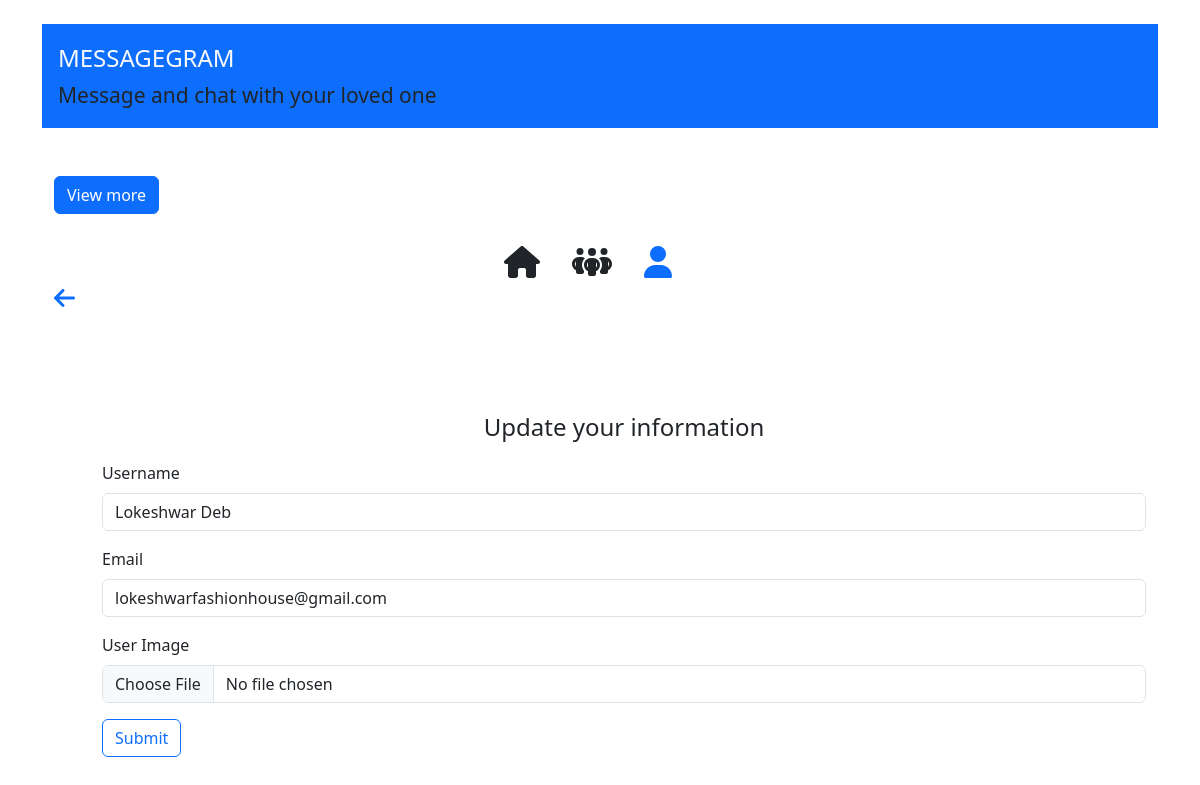
Page /my_profile (signed in) on the committed database.
### tables this page shows
CREATE TABLE `users` (
  `id` int(11) NOT NULL,
  `username` varchar(255) NOT NULL,
  `user_email` varchar(255) NOT NULL,
  `password` varchar(255) NOT NULL,
  `img_name` varchar(255) NOT NULL,
  `datetime` datetime NOT NULL DEFAULT current_timestamp()
);

### controllers/my_profile.php (called while the page is built)
<?php
require __DIR__ . '/../views/pages/views.myprofile.php';
?>

### config/conn.php (called while the page is built, shortened)
<?php
class connect {
    protected function connection(){
        $this->hostname = 'localhost';
        $this->db_username = 'root';
        $this->db_password = '';
        $this->dbname = 'messagegram';
        $conn = new mysqli($this->hostname, $this->db_username, $this->db_password, $this->dbname);
        return $conn;
    }
}
?>

### models/model_connect.php (called while the page is built, shortened)
<?php
class sql_get extends connect{
    function show_where($table_name, $grab_point, $grab_point_value){
        $show_where_sql = "SELECT * FROM `$table_name` WHERE `$grab_point` = '$grab_point_value';";
        $result = $this->connection()->query($show_where_sql);
        return $result;
    }
}
?>

### views/pages/views.myprofile.php (the view, shortened to what this page needs)
<?php
require "inc/_header.php";
require __DIR__ . "/../../config/conn.php";
require __DIR__ . "/../../models/model_connect.php";
?>
<div class="container mt-4">
 <?php
require "inc/_title_bar.php";
?>
    <?php
require "inc/_view_more.php";
?>
    <div class="container mt-4">
<?php
require "inc/navbar.php";
?>
<a href="/"><i class="fs-4 fa-solid fa-arrow-left mb-5"></i></a>
<?php
$sql = new sql_get;
 $username = $_SESSION['username'];
$result_show = $sql->show_where("users", "username", "$username");
if($result_show->num_rows > 0){
    while($row = $result_show->fetch_assoc()){
        $show_username = $row['username'];
        $show_user_email = $row['user_email'];
    }
}else{
    $show_username = '';
    $show_user_email = '';
    echo error_msg("No user information hasbeen found !");
}
?>
<div class="container m-4 p-4">
    <form action="" method="post" enctype="multipart/form-data">
        <div class="container text-center fs-4 mb-3">
            Update your information
        </div>
    <div class="mb-3">
  <label for="exampleFormControlInput1" class="form-label">Username</label>
  <input value="<?php echo $show_username ?>" type="text" name="update_username" class="form-control" id="exampleFormControlInput1" placeholder="examplename" required>
</div>
    <div class="mb-3">
  <label for="exampleFormControlInput1" class="form-label">Email</label>
  <input value="<?php echo $show_user_email ?>" type="email" name="update_user_email" class="form-control" id="exampleFormControlInput1" placeholder="Your email" required>
</div>
    <div class="mb-3">
  <label for="exampleFormControlInput1" class="form-label">User Image</label>
  <input  type="file" name="user_img" class="form-control" id="exampleFormControlInput1" placeholder="Your password" >
</div>
<button type="submit" name="create_new_account" class="btn btn-outline-primary">Submit</button>
    </form>
</div>
    </div>
</div>
    <?php
    require "inc/_footer.php";
    ?>

### assets/css/style.css (style rules this page uses)
:root { --custom-success-color: #198754; }

### rows in the picture
users: update_username "Lokeshwar Deb", update_user_email "lokeshwarfashionhouse@gmail.com"
